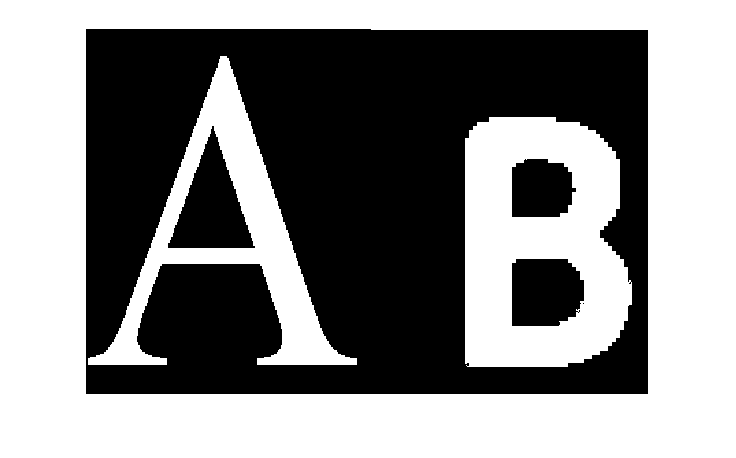
%> input picture shiyan3/图像处理_特征提取/2region_seg/ab2.png, 736 x 458 px
$ octave region_seg.m   (GNU Octave 9; MATLAB toolbox functions it lacks are replaced by stand-ins)
%> lines starting %> are read from the running program, lines starting %| are printed output that depends on the picture; in (x1, y1, x2, y2) boxes, pixels count from 0 and x2, y2 are one past the last pixel; in counts of white or black regions, pixels touching at a corner belong together; the program's own positions count from 1
clear;
clc;
src = imread('ab2.png'); %读取文件数据
%> src is the input picture: size 458x736x3 uint8; 53.5% white; 5 black regions (1 under 20 px), largest, box (x1, y1, x2, y2) and area: (86, 29, 648, 394) 143804, (168, 126, 255, 248) 5321, (512, 259, 584, 326) 4353, (512, 159, 576, 217) 3202
figure(1);
subplot(3,3,1),imshow(src);
title('原始图像 ');%显示原图

%用ostu方法获取二值化阈值，进行二值化并进行显示
level=graythresh(src);
%> level = 0.498
bw=im2bw(src,level);
subplot(3,3,2),imshow(bw),title('二值图像')

%运用开操作消去噪点
se = strel('disk',2);
openbw=imopen(bw,se);%对白色点而言
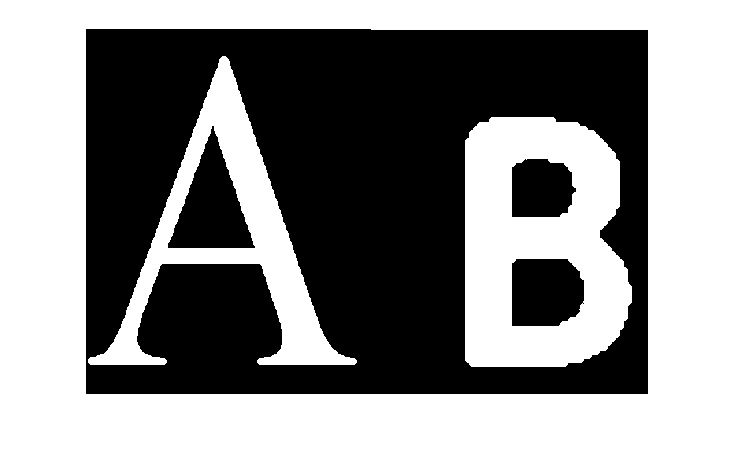
%> openbw: size 458x736 logical; 53.4% white; 4 black regions
subplot(3,3,3),imshow(openbw),title('开运算后的效果图')

%获取连通区域，并进行显示
% L = bwlabel(openbw,8);
[L,num] = bwlabel(openbw,8);
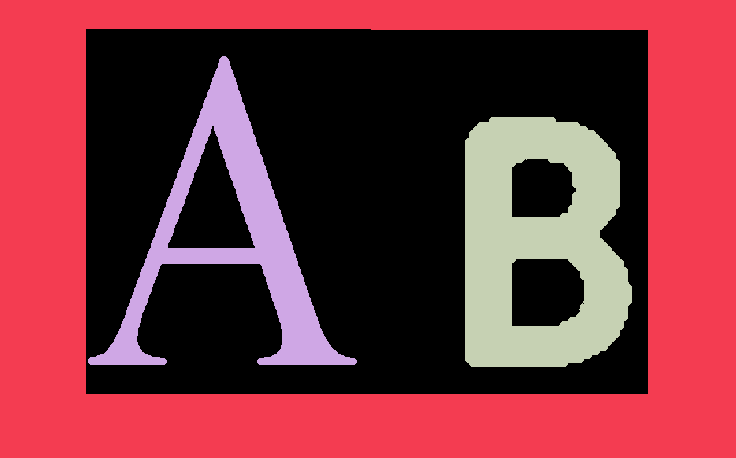
%> L: size 458x736 double; 4 distinct labels, from 0 to 3; one colour per label, 0 black
%> num = 3
RGB = label2rgb(L);
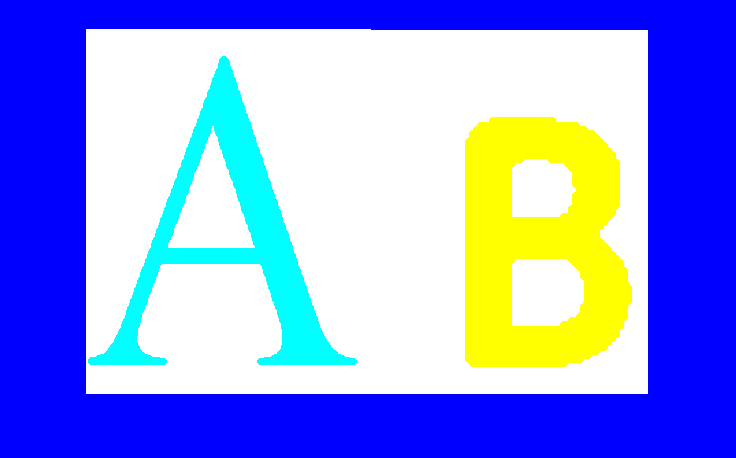
%> RGB: size 458x736x3 uint8; mean R, G, B 140.9, 155, 232.9
subplot(3,3,4),imshow(RGB),title('用rgb颜色标记不同区域')

stats = regionprops(openbw, 'basic');
%> stats = 3 regions; box (x1, y1, x2, y2), Area and Centroid: (0, 0, 736, 458) 132235 [370.3 256.2], (465, 117, 632, 367) 29202 [540.2 244.1], (88, 56, 357, 365) 18635 [232.3 239.4]
centroids = cat(1, stats.Centroid);
%> centroids = [370.3 256.2; 232.3 239.4; 540.2 244.1]
subplot(3,3,5),imshow(openbw);
for i=1:size(stats)
      rectangle('Position',[stats(i).BoundingBox],'LineWidth',2,'LineStyle','-','EdgeColor','r');
     stats(i).BoundingBox


end
%> this loop made 3 passes
     stats(2).BoundingBox(1)
%> ans = 88.5
     abs(stats(2).BoundingBox(3)-stats(2).BoundingBox(1))
%> ans = 180.5
     object1 = imcrop(openbw,[stats(2).BoundingBox(1),stats(2).BoundingBox(2),abs(stats(2).BoundingBox(3)),abs(stats(2).BoundingBox(4))]);
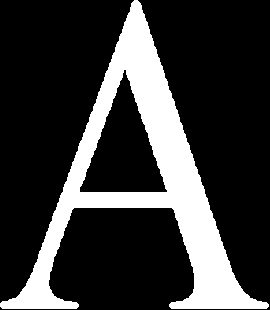
%> object1: size 310x270 logical; 22.3% white; 1 white region, box (x1, y1, x2, y2) and area: (0, 0, 269, 309) 18635
     subplot(3,3,6),imshow(object1),title('object1');
     % [4 lines of commented-out code are left out]

     object2=imcrop(openbw,[stats(3).BoundingBox(1),stats(3).BoundingBox(2),abs(stats(3).BoundingBox(3)),abs(stats(3).BoundingBox(4))]);
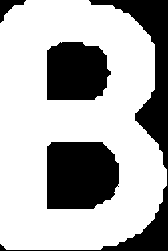
%> object2: size 251x168 logical; 69.3% white; 4 black regions, box (x1, y1, x2, y2) and area: (0, 0, 168, 251) 5095, (47, 142, 119, 209) 4395, (47, 42, 111, 100) 3229, (0, 0, 26, 23) 247
     subplot(3,3,7),imshow(object2),title('object1');
%> after `title('object1')`:
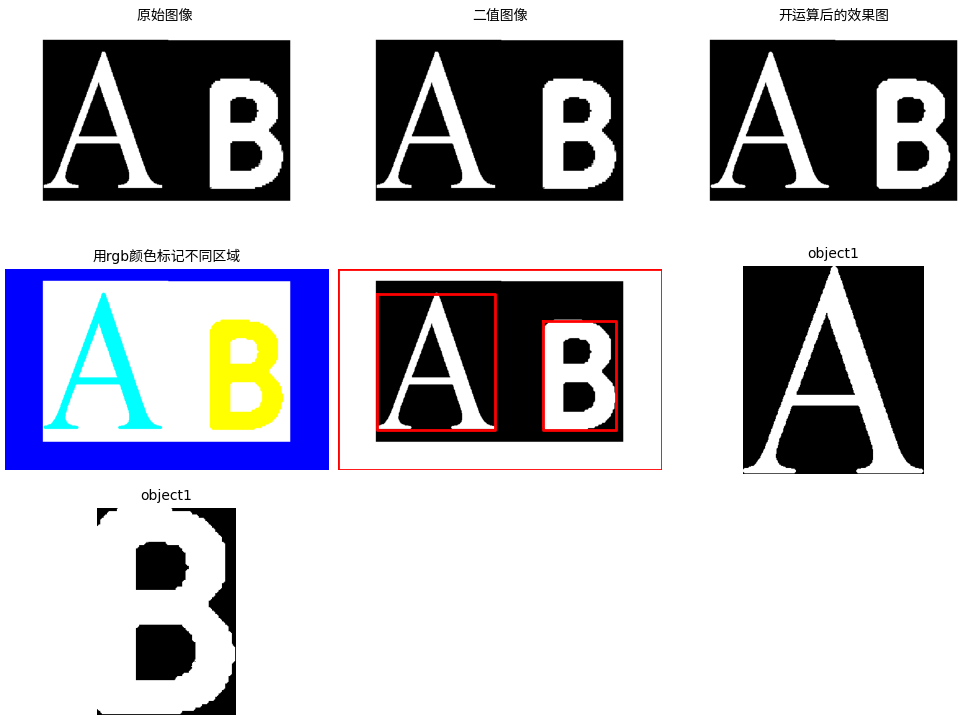
%> figure redrawn from the program's plot data, 7 panels
     % [4 lines of commented-out code are left out]
